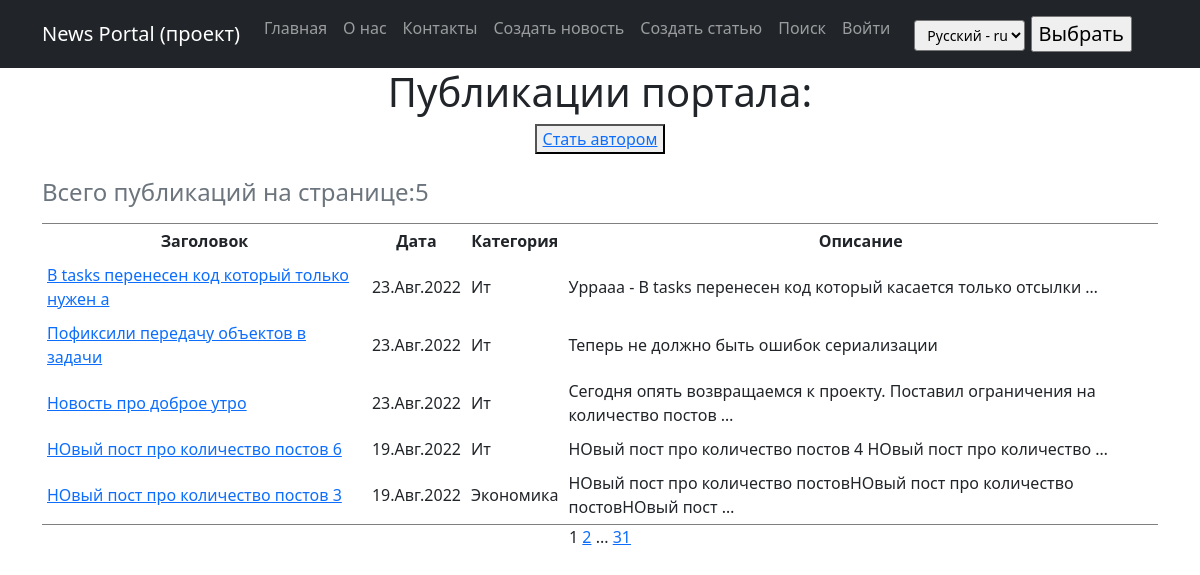
The page /posts/ on the database as committed earlier.
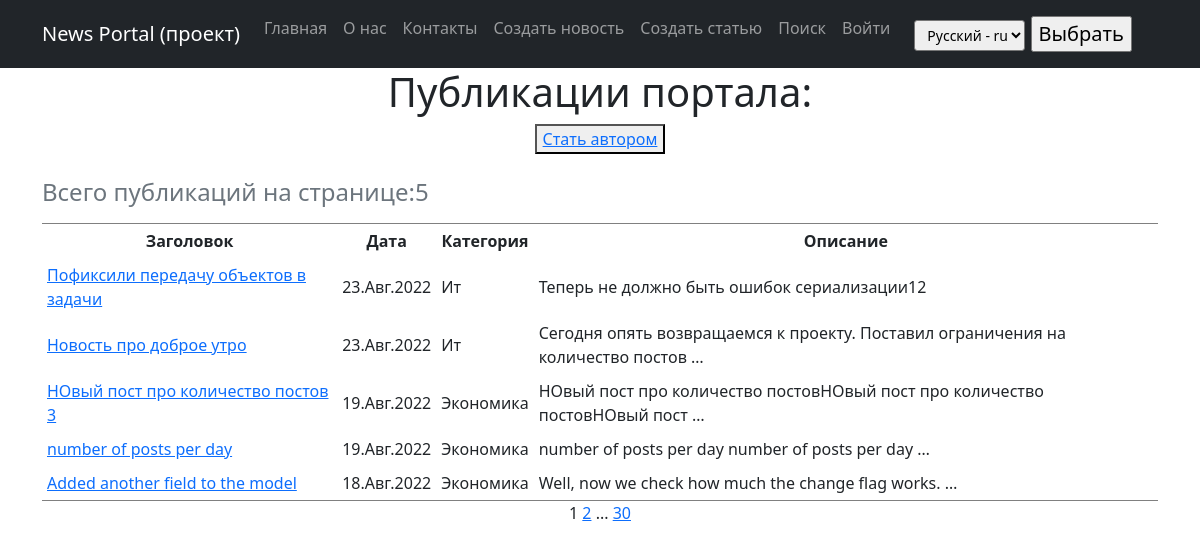
The same page on the database as committed later.
### news/models.py (models this page shows, shortened)
class Post(models.Model):
    news = 'NW'
    article = 'AR'
    POST_TYPES =[
        (news, 'Новость'),
        (article, 'Статья'),
    ]
    author_user = models.ForeignKey('Author', on_delete=models.CASCADE, verbose_name=_("Author"))
    post_type = models.CharField(max_length=2,
                                  choices=POST_TYPES,
                                  default=article,
                                  verbose_name=_('Type of post'),
                                 )
    create_date = models.DateTimeField(auto_now_add=True, verbose_name=_('Create date'),)
    category = models.ManyToManyField('Category', through='PostCategory', verbose_name=_('Category'))
    header_post = models.CharField(max_length=128, verbose_name=_('Title'))
    text_post = models.TextField(verbose_name=_('Text'))
    rating_post = models.SmallIntegerField(default=0, verbose_name=_('Rating'))
    is_created = models.BooleanField(default=True, verbose_name=_('Created')) # Редакция для обработки в signals.py - только создали или модифицируем
    def get_absolute_url(self):
        return reverse('post_detail', args=[str(self.pk)])
    def get_cat(self):
        """метод возвращает список категорий, добавлен для отображения категорий в админке"""
        return "\n".join([c.name_category for c in self.category.all()])
    get_cat.short_description = _('Categories')
    class Meta:
        verbose_name = _('Publication')
        verbose_name_plural = _('Publications')

class Category(models.Model):
    name_category = models.CharField(
        max_length=64,
        unique=True,
        verbose_name=_('Category'),
        help_text=_('Name of category - 64 characters'),
    )
    subscribers = models.ManyToManyField(
        User,
        through='CategorySubscriber',
        blank=True,
        verbose_name=_("Subscribers"),
    )
    def get_subscribers(self):
        """Метод возвращает список подписчиков, добавлен для отображения категорий в админке"""
        return " ".join([s.username for s in self.subscribers.all()])
    get_subscribers.short_description = _("Subscribers")
    def __str__(self):
        return f"{self.name_category.title()}"
    class Meta:
        verbose_name = _('Category')
        verbose_name_plural = _('Categories')

### news/views.py (the view)
# urls.py: path('', cache_page (3 * 1) (PostsList.as_view()), name='home'),
class PostsList(DataMixin, ListView):
    model = Post
    ordering = '-create_date'
    template_name = 'posts.html'
    context_object_name = 'posts'
    def get_context_data(self, **kwargs):
        context = super().get_context_data(**kwargs)
        context['is_not_author'] = not self.request.user.groups.filter(name='authors').exists()
        return context

### news/context_processors.py (called while the page is built)
def extra_context(request):
    user_timezone = pytz.timezone(
        request.session.get('django_timezone') or settings.TIME_ZONE
    )
    current_time = timezone.now().astimezone(user_timezone)
    context = {
        'current_time': current_time,
        'timezones': pytz.common_timezones,
    }
    return context

### news/templatetags/custom_filters.py (called while the page is built)
@register.filter()
def censor(value):
    if not isinstance(value, str):
        raise TypeError(_("Censorship is carried out only for an object of type string (str)")) # Цензура осуществляется только для объекта типа строка (str)
    else:
        list_ = value.split(" ")
        for i in range(len(list_)):
            if list_[i].strip(string.punctuation).lower() in CENSOR_LIST:
                for j in range(1, len(list_[i])):
                    if list_[i][j] not in string.punctuation:
                        list_[i] = f"{list_[i][:j]}*{list_[i][j+1:]}"
        return f'{" ".join(list_)}'

### templates/posts.html (shortened to what this page needs)
{% extends 'flatpages/default.html' %}
{% load i18n %}
{% load custom_filters %}
{% load cache %}
{% block content %}
<h1>{% trans 'Portal publications:'%}</h1>
<p>
{% if is_not_author %}
   <button><a href="{% url 'profile_user_upgrade' %}">{% trans "Become an author" %}</a></button>
{% endif %}
</p>
{% if posts %}
    <table border="3" cellspacing="10" cellpadding="5" frame="hsides">
        <caption align="top"> <h4>{% trans "Total publications per page:" %}{{ posts|length }}</h4></caption>
        <tr>
            <th>{% trans "Title" %}</th>
            <th>{% trans "Date" %}</th>
            <th>{% trans "Category" %}</th>
            <th>{% trans "Description" %}</th>
        </tr>
        {% for post in posts %}
        <tr>
            <td align="left"><a href="{{ post.get_absolute_url  }}"> {{ post.header_post|censor }} </a></td>
            <td>{{ post.create_date|date:'d.M.Y' }}</td>
            <td align="left">
                {% for cat in post.category.all %}
                {{ cat }}
                {% endfor %}
            </td>
            <td align="left">{{ post.text_post|truncatewords:10|censor }}</td>
        </tr>
        {% endfor %}
    </table>
{% else %}
    <h3>{% trans "And there is no news for today!" %}}</h3>
{% endif %}
    {{ page_obj.number }}
    {% if  page_obj.has_next %}
        <a href="?page={{ page_obj.next_page_number }}">{{ page_obj.next_page_number }}</a>
        {% if paginator.num_pages != page_obj.next_page_number %}
            ...
            <a href="?page={{ page_obj.paginator.num_pages }}">{{ page_obj.paginator.num_pages }}</a>
        {% endif %}
    {% endif%}
{% endblock content %}

### templates/flatpages/default.html (shortened to what this page needs)
<!DOCTYPE html>
{% load i18n %}
{% load tz %}
<html lang="en">
    <head>
        {% load static %}
        {% load custom_filters %}
        <link href="{% static 'css/styles.css' %}" rel="stylesheet" />
    </head>
    <body>
        <nav class="navbar navbar-expand-lg navbar-dark bg-dark static-top">
           <div class="container">
               <a class="navbar-brand" href="#">News Portal ({% trans "project" %})</a>
               <div class="collapse navbar-collapse" id="navbarResponsive">
                   <ul class="navbar-nav ml-auto">
                       <li class="nav-item active">
                           <a class="nav-link" href="/posts/">{% trans 'Main' %}
                           </a>
                       </li>
                       <li class="nav-item">
                           <a class="nav-link" href="/about/">{% trans 'About' %}</a>
                       </li>
                       <li class="nav-item">
                           <a class="nav-link" href="/contacts/">{% trans 'Contacts' %}</a>
                       </li>
                       <li class="nav-item">
                           <a class="nav-link" href="{% url 'post_create_new' %}">{% trans "Create news" %}</a>
                       </li>
                       <li class="nav-item">
                           <a class="nav-link" href="{% url 'post_create_article' %}">{% trans "Create article" %}</a>
                       </li>
                       <li class="nav-item">
                           <a class="nav-link" href="{% url 'posts_list_search' %}">{% trans 'Search' %}</a>
                       </li>
                       <li class="nav-item">
                           {% if request.user.is_authenticated %}
                           <a class="nav-link" href="http://127.0.0.1:8000/accounts/logout/">{% trans 'Sign out' %}</a>
                           {% else %}
                           <a class="nav-link" href="http://127.0.0.1:8000/accounts/login/">{% trans 'Sign in' %}</a>
                           {% endif %}
                       </li>
                       <li class="nav-item">
                            <form class="form-select-lg" action="{% url 'set_language' %}" method="POST">
                                <select name="language" class="form-select-sm">
                                    {% get_current_language as LANGUAGE_CODE %}
                                    {% get_available_languages as LANGUAGES %}
                                    {% get_language_info_list for LANGUAGES as languages %}
                                    {% for language in languages %}
                                        <option value="{{ language.code }}" {% if language.code == LANGUAGE_CODE %} selected {% endif %}>
                                        {{ language.name_local }} - {{ language.code }}
                                        </option>
                                    {% endfor %}
                                </select>
                                <input type="submit" value="{% trans 'Set' %}">
                            </form>
                       </li>
                   </ul>
               </div>
           </div>
        </nav>
        <div class="container">
           <div class="row">
               <div class="col-lg-12 text-center">
                   {% block content %}{% endblock content %}
               </div>
           </div>
        </div>
    </body>
</html>

Rows that differ between the two databases and show on the page:
removed Post: header_post|censor "В tasks перенесен код который только нужен а", create_date "23.Авг.2022", text_post|censor "Уррааа - В tasks перенесен код который касается только отсылки …", Category (name_category "Ит")
removed Post: header_post|censor "НОвый пост про количество постов 6", create_date "19.Авг.2022", text_post|censor "НОвый пост про количество постов 4 НОвый пост про количество …", Category (name_category "Ит")
changed Post "Пофиксили передачу объектов в задачи": text_post|censor "Теперь не должно быть ошибок сериализации" → "Теперь не должно быть ошибок сериализации12"
now on this page (row unchanged): Post: header_post|censor "number of posts per day", create_date "19.Авг.2022", text_post|censor "number of posts per day number of posts per day …", Category (name_category "Экономика")
now on this page (row unchanged): Post: header_post|censor "Added another field to the model", create_date "18.Авг.2022", text_post|censor "Well, now we check how much the change flag works. …", Category (name_category "Экономика")
Other text that changed with them:
{{ page_obj.paginator.num_pages }}: "31" → "30"
